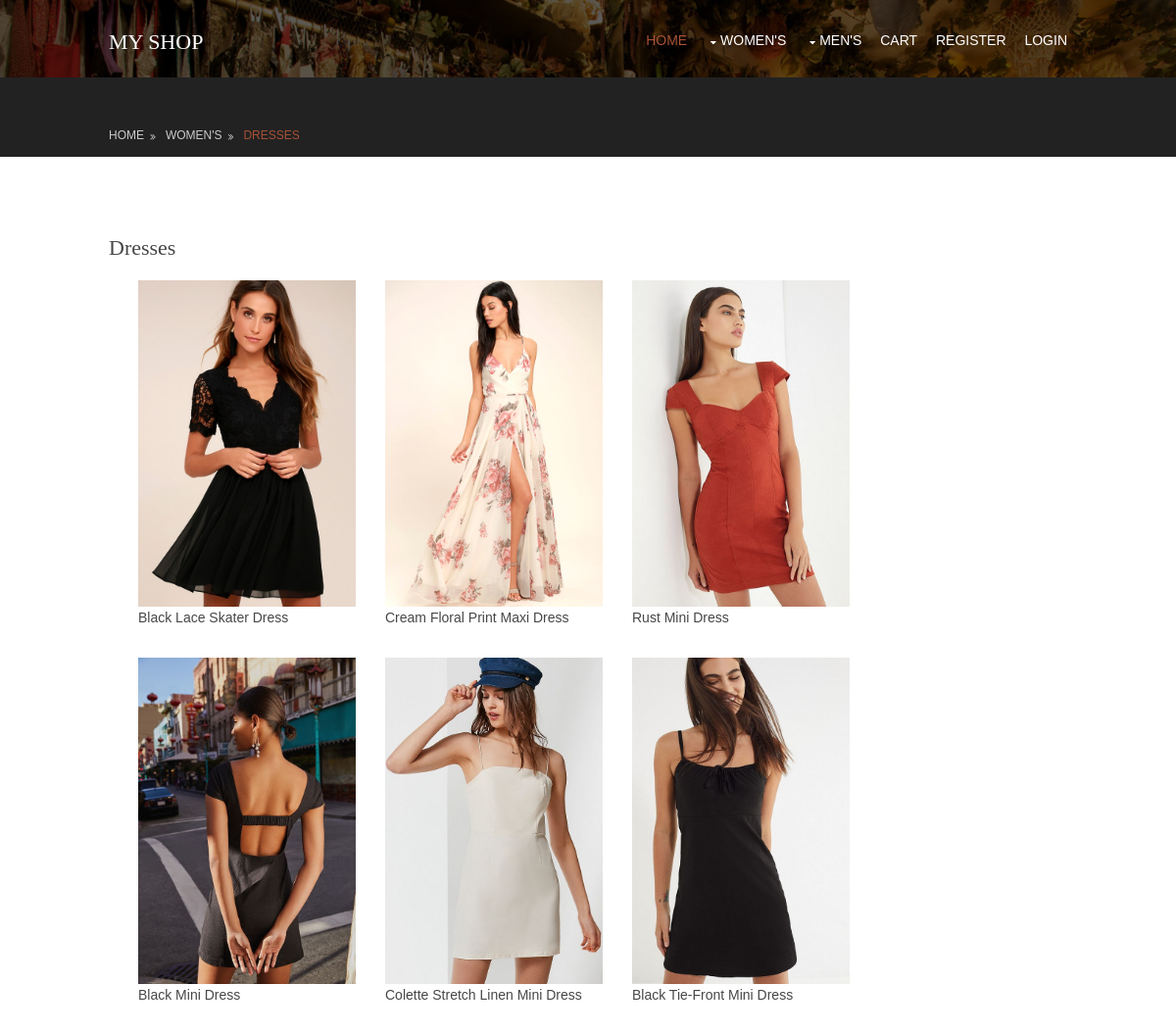
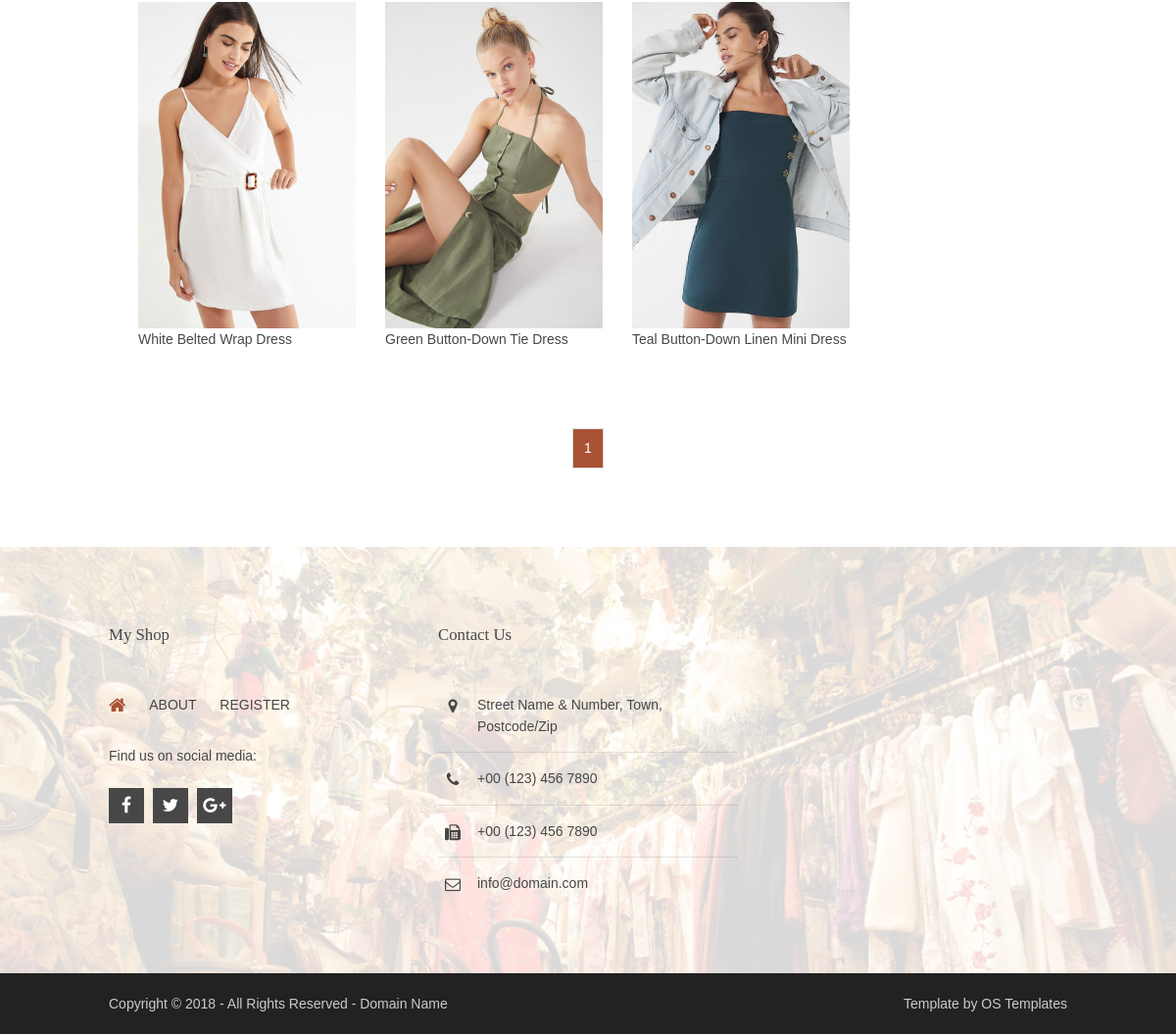
Screenshot of /dresses with the database file from the repository (2 pictures, top to bottom).
### myshop/models.py (models this page shows, shortened)
class Product(models.Model):
    gender = models.CharField(max_length=10)
    category = models.CharField(max_length=60)
    name = models.CharField(max_length=100)
    price = models.DecimalField(max_digits=5, decimal_places=2)
    sizes = models.CharField(max_length=60, default='S M L')
    photo = models.ImageField(upload_to='products')
    available = models.BooleanField(default=True)

### myshop/views.py (the view)
# urls.py: path('dresses', views.dresses, name='dresses'),
def dresses(request):
    context = {
        "title": "Dresses",
        "category": "Dresses",
        "gender": "Women's",
        "products": Product.objects.filter(category="Dress", gender="Female", available=True)
    }
    return render(request, "myshop/products.html", context)

### myshop/templates/myshop/products.html (shortened to what this page needs)
{% extends "myshop/layout.html" %}
{% block body %}
  <div id="breadcrumb" class="hoc clear">
    <ul>
      <li><a href="#">Home</a></li>
      <li><a href="#">{{ gender }}</a></li>
      <li><a href="#">{{ category }}</a></li>
    </ul>
  </div>
<div class="wrapper row3">
  <main class="hoc container clear">
    <div class="content">
      <div id="gallery">
        <figure>
          <header class="heading">{{ title }}</header>
          <ul class="nospace clear">
              {% for product in products %}
                <li class="one_quarter"><a href="{% url 'product' product.id %}"><img src="{{ product.photo.url }}" alt="{{ product.name}}, ${{ product.price }}"></a>{{ product.name }}</li>
              {% endfor %}
          </ul>
        </figure>
      </div>
      <nav class="pagination">
        <ul>
          <li class="current"><strong>1</strong></li>
        </ul>
      </nav>
    </div>
  </main>
</div>
{% endblock %}

### myshop/static/myshop/layout.css (style rules this page uses)
.container { padding:80px 0; }
*, *::before, *::after { transition:all .3s ease-in-out; }
nav ul, nav ol { margin:0; padding:0; list-style:none; }
#mainav, #breadcrumb, .sidebar nav { line-height:normal; }
#mainav .drop::after, #mainav li li .drop::after, #breadcrumb li a::after, .sidebar nav a::after { position:absolute; font-family:"FontAwesome"; font-size:10px; line-height:10px; }
#breadcrumb { padding:50px 0 15px; }
#breadcrumb ul { margin:0; padding:0; list-style:none; text-transform:uppercase; }
#breadcrumb li { display:inline-block; margin:0 6px 0 0; padding:0; }
#breadcrumb li a { display:block; position:relative; margin:0; padding:0 12px 0 0; font-size:12px; }
#breadcrumb li a::after { top:3px; right:0; content:"\f101"; }
#breadcrumb li:last-child a { margin:0; padding:0; }
#breadcrumb li:last-child a::after { display:none; }
.pagination { display:block; width:100%; text-align:center; clear:both; }
.pagination li { display:inline-block; margin:0 2px 0 0; }
.pagination li:last-child { margin-right:0; }
.pagination a, .pagination strong { display:block; padding:8px 11px; border:1px solid; background-clip:padding-box; font-weight:normal; }
#gallery { display:block; width:100%; margin-bottom:50px; }
#gallery li { margin-bottom:30px; }
body { color:#CBCBCB; background-color:#222222; }
a { color:#A95236; }
.row3 { color:#474747; background-color:#FFFFFF; }
#breadcrumb a { color:inherit; background-color:inherit; }
#breadcrumb li:last-child a { color:#A95236; }
.pagination a, .pagination strong { border-color:#D7D7D7; }
.pagination .current * { color:#FFFFFF; background-color:#A95236; }
@media screen and (min-width:978px) { .hoc { max-width:978px; } }

### myshop/static/myshop/framework.css (style rules this page uses)
html { overflow-y:scroll; overflow-x:hidden; }
html, body { margin:0; padding:0; font-size:14px; line-height:1.6em; }
*, *::before, *::after { box-sizing:border-box; }
.nospace { margin:0; padding:0; list-style:none; }
.clear, .group { display:block; }
.clear::before, .clear::after, .group::before, .group::after { display:table; content:""; }
.clear, .clear::after, .group, .group::after { clear:both; }
a { outline:none; text-decoration:none; }
img { width:auto; max-width:100%; height:auto; margin:0; padding:0; border:none; line-height:normal; vertical-align:middle; }
body, input, textarea, select { font-family:Verdana, Geneva, sans-serif; }
h1, h2, h3, h4, h5, h6, .heading { font-family:Georgia, "Times New Roman", Times, serif; }
h1, h2, h3, h4, h5, h6, .heading { margin:0 0 20px 0; font-size:22px; line-height:normal; font-weight:normal; text-transform:capitalize; }
.wrapper { display:block; position:relative; width:100%; margin:0; padding:0; text-align:left; word-wrap:break-word; }
.hoc { display:block; margin:0 auto; }
address, article, aside, figcaption, figure, footer, header, main, nav, section { display:block; margin:0; padding:0; }
.one_half, .one_third, .two_third, .one_quarter, .two_quarter, .three_quarter { display:inline-block; float:left; margin:0 0 0 3.06748466257669%; list-style:none; }
.one_quarter { width:22.69938650306748%; }

### rows the page displays
Product: photo (picture), name "Black Lace Skater Dress"
Product: photo (picture), name "Cream Floral Print Maxi Dress"
Product: photo (picture), name "Rust Mini Dress"
Product: photo (picture), name "Black Mini Dress"
Product: photo (picture), name "Colette Stretch Linen Mini Dress"
Product: photo (picture), name "Black Tie-Front Mini Dress"
Product: photo (picture), name "White Belted Wrap Dress"
Product: photo (picture), name "Green Button-Down Tie Dress"
Product: photo (picture), name "Teal Button-Down Linen Mini Dress"

### other values shown
{{ gender }} "WOMEN'S"
{{ category }} "DRESSES"
{{ title }} "Dresses"
